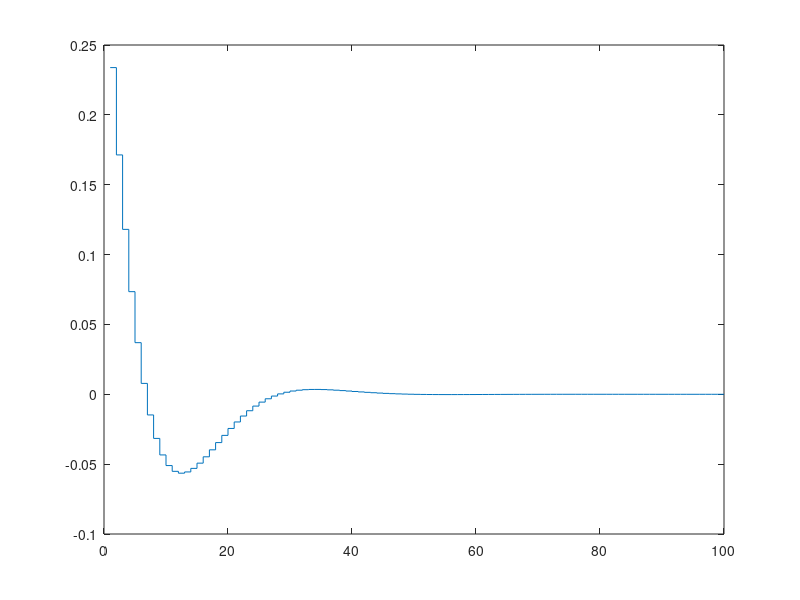
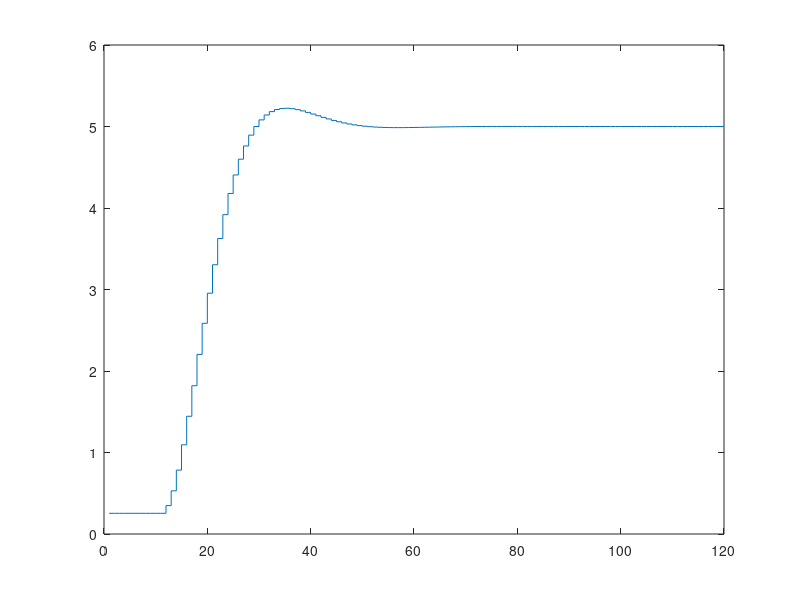

Here is the MATLAB script that generated these plots, in order:
a1=1.676; a0=0.6966; b1=0.05029; b0=0.04458; 
s(1:12)=0;
u(1:250)=1;
y(1:12)=0;


D=120;
N=120;
Nu=100;

Yzad(1:N)=5;

% Y=Yo+M*dU
% Yo=Yk+Mp*dUp
% dU=(M'*Ksi*M+Del)^-1*M'*Ksi*(Yzad-Yo)

% wyznaczenie wektora s
deltau(1)=1
for i=2 : 250
    deltau(i)=u(i)-u(i-1);
end

for i=13 : 250
    y(i)=b1*u(i-11)+b0*u(i-12)+a1*y(i-1)- a0*y(i-2);
    Usum=0;
    for k=1 : i-1
       Usum=Usum+s(i-k)*deltau(k+1); 
    end
    s(i) = (y(i)-0-Usum)/deltau(1);
end


% Wyznaczenie skladowej swobodnej
% % Macierz Mp

% for i=1 : D-1
%     for k=1 : N
%         Mp(k, i)=s(k+i)-s(i);
%     end
% end

for i=1 : D-1;
    for k=1 : N;
        if k+i > D;
            Mp(k, i)=s(D)-s(i);
            continue
        end
        Mp(k, i)=s(k+i)-s(i);
        
    end
end

% %  Wektor Yk

k=14;

Yk(1:N)=y(k)


% % wektor dUp


dUp(1)=1;
dUp(2:D-1)=0;
% for i=1 : D-1
%     dUp(i)=u(k-i);
% end

% odpowiedz swobodna
Yo=Yk'+Mp*dUp';

% odpowiedz wymuszona

% % Macierz M

M=zeros(N, Nu);
for i=1:Nu
    for k=1 : N
        M(k+i-1, i)=s(k);
        if k+i-1 == N
            break
        end
    end
end

% % wektor dU

L=100;
Lambda=eye(Nu)*L;

% styknie policzyc raz
K=(M'*M+Lambda)^-1*M'


dU=K*(Yzad'-Yo);

% % wyjscie regulatora

y=Yo+M*dU;


yost=y(1);

stairs(dU)
figure;
stairs(y)

